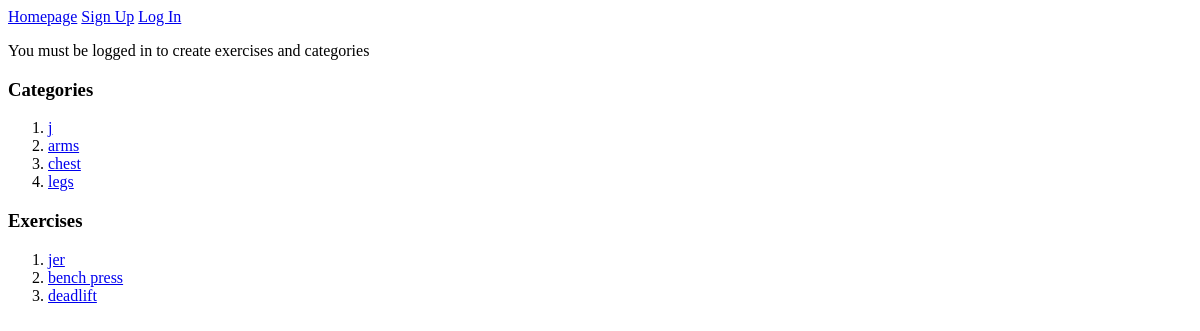
Before: / with the older database file.
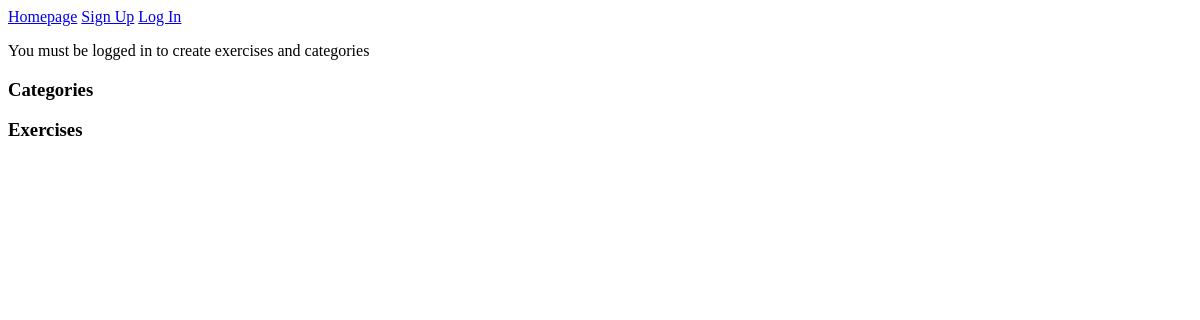
After: the same page with the newer database file.
### exercise_app/models.py (models this page shows, shortened)
class Category(db.Model):
    id = db.Column(db.Integer, primary_key = True)
    name = db.Column(db.String(80), nullable = False)
    exercises = db.relationship('Exercise', back_populates='category')

class Exercise(db.Model):
    id = db.Column(db.Integer, primary_key = True)
    name = db.Column(db.String(80), nullable = False)
    description = db.Column(db.String(300), nullable = False)
    category_id = db.Column(db.Integer, db.ForeignKey('category.id'), nullable = False)
    category = db.relationship('Category', back_populates='exercises')
    favorited_by = db.relationship('User', secondary='favorite_exercises_table', back_populates='favorite_exercises')

### exercise_app/main/routes.py (the view)
@main.route('/')
def homepage():
    all_categories = Category.query.all()
    all_exercises = Exercise.query.all()
    return render_template('homepage.html', all_categories=all_categories, all_exercises=all_exercises)

### exercise_app/templates/homepage.html
{% extends 'base.html' %}
{% block content %}
<h3>Categories</h3>
<ol>
    {% for category in all_categories %}
    <li><a href="/category/{{ category.id }}">{{ category.name }}</a></li>
    {% endfor %}
</ol>
<h3>Exercises</h3>
<ol>
    {% for exercise in all_exercises %}
    <li><a href="/exercise/{{ exercise.id }}">{{ exercise.name }}</a></li>
    {% endfor %}
</ol>
{% endblock %}

### exercise_app/templates/base.html (shortened to what this page needs)
<!DOCTYPE html>
<html>
    <head>
    </head>
    <body>
        <nav>
            <a href='/'>Homepage</a>
            {% if current_user.is_authenticated %}
            <a href='/create_exercise'>Create Exercise</a>
            <a href='/create_category'>Create Category</a>
            <a href='/profile/{{ current_user.username }}'>{{ current_user.username }}'s profile</a>
            <a href='/logout'>Log Out</a>
            <p>Welcome, {{ current_user.username }}.</p>
            {% else %}
            <a href='/signup'>Sign Up</a>
            <a href='/login'>Log In</a>
            <p>You must be logged in to create exercises and categories</p>
            {% endif %}
        </nav>
        {% block content %}
        {% endblock %}
    </body>
</html>

Changed rows visible on the page:
removed Category: name "j"
removed Category: name "arms"
removed Category: name "chest"
removed Category: name "legs"
removed Exercise: name "jer"
removed Exercise: name "bench press"
removed Exercise: name "deadlift"
